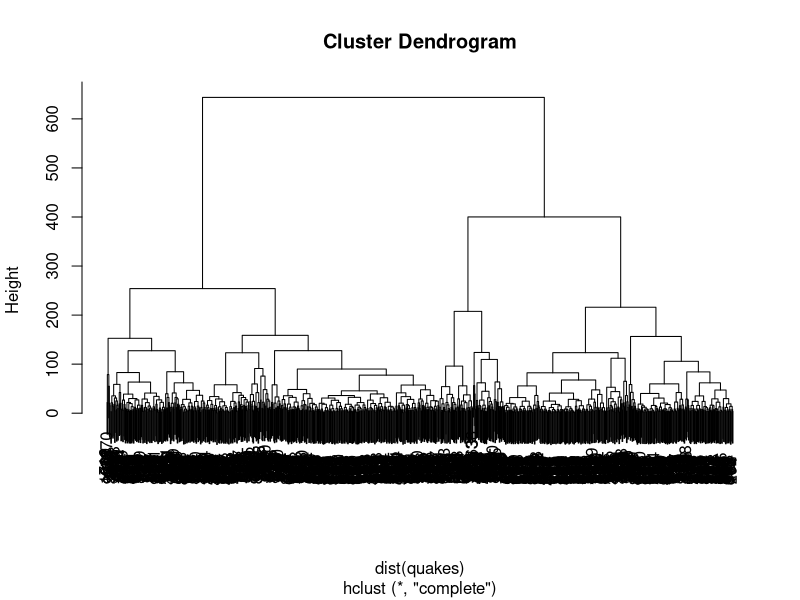
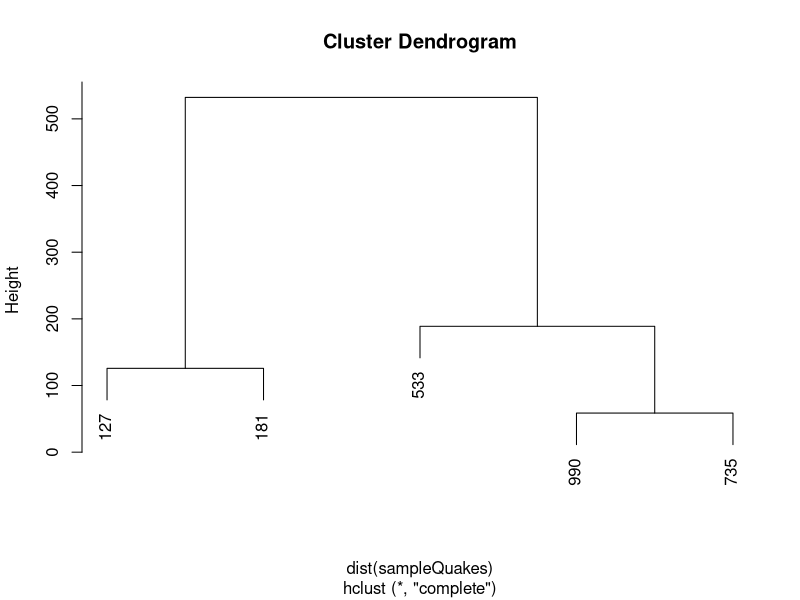
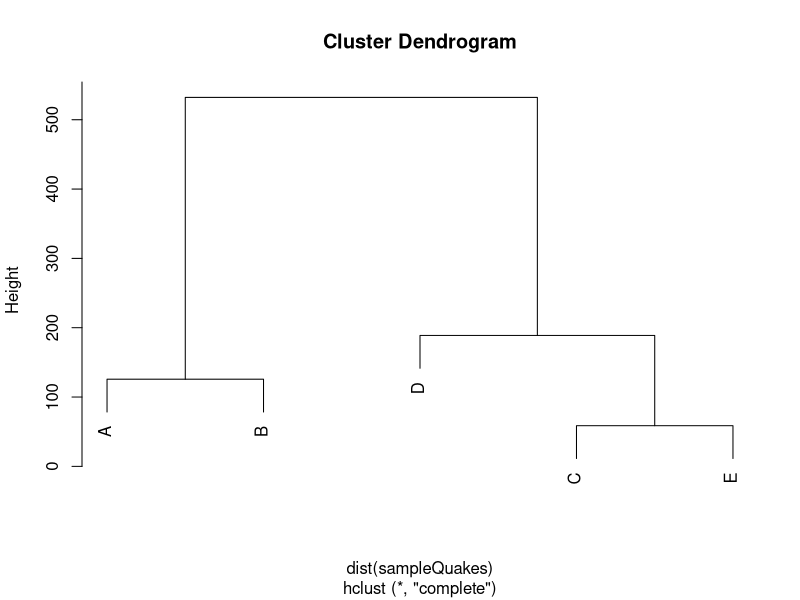

The R source for these figures, in order:
# clustering: hclust

# Hierarchical method
# builds a dendogram

# included in base R package. Provides basic Hierarchical Clustering

# what is a distance matrix? (distance between points)
sampleQuakes <- quakes[sample(1:length(quakes$lat), 5),] # demonstrate a small set
sampleQuakes # here's the data
dist(sampleQuakes) # here's the distance matrix

# now here's a hierarchical cluster
hclust(dist(quakes)) # returns an hclust object

plot(hclust(dist(quakes))) # overplot
plot(hclust(dist(sampleQuakes))) # more approachable
# starts with one cluster per element
# Progressing up dendrogram produces larger clusters until one cluster at top
# Labels are row numbers. 
plot(hclust(dist(sampleQuakes)),
     labels = c(LETTERS[1:length(sampleQuakes)])) # labeled points
